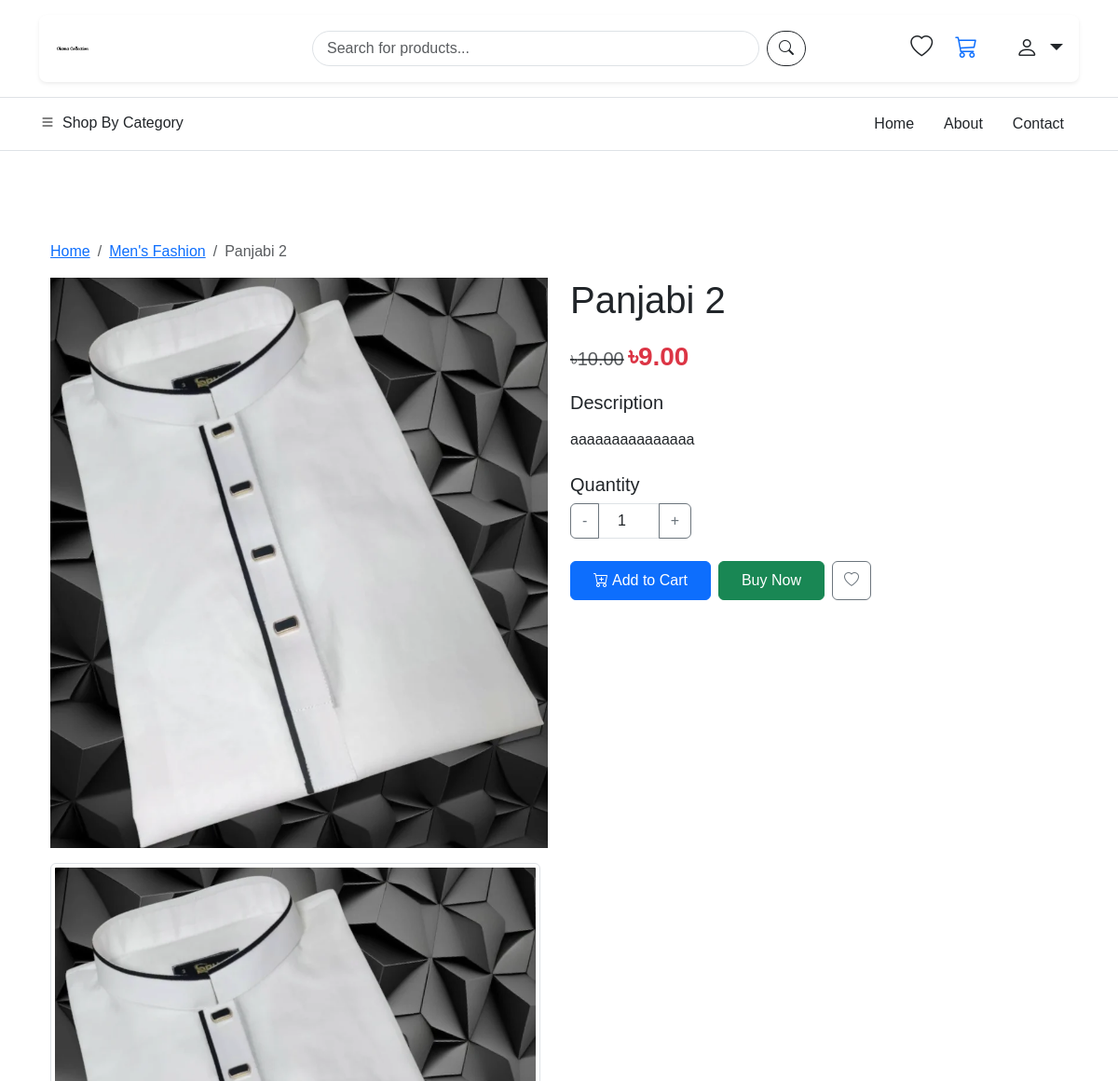
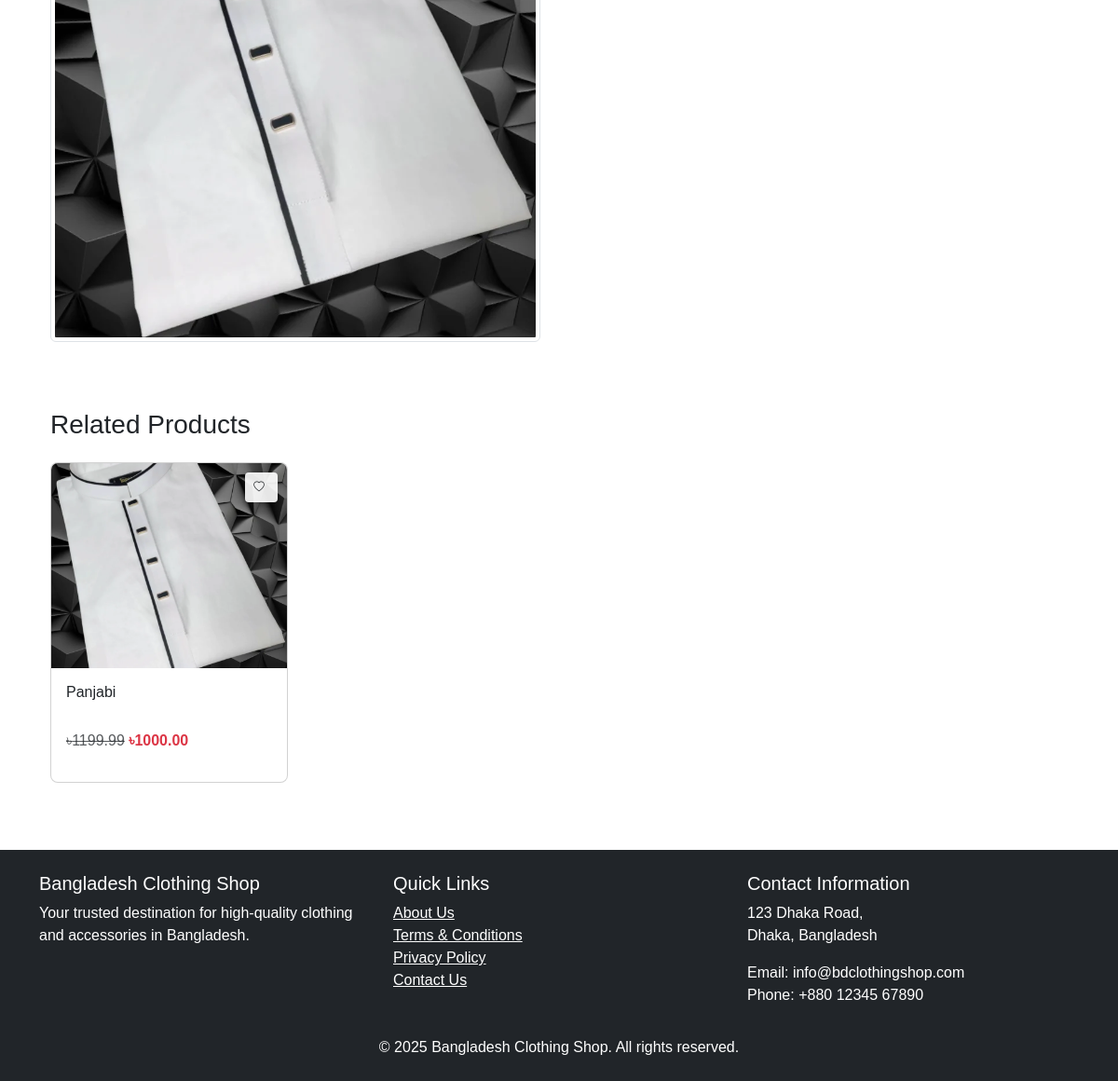
/products/panjabi-2/, run on an earlier commit of the app's database (2 pictures, top to bottom).
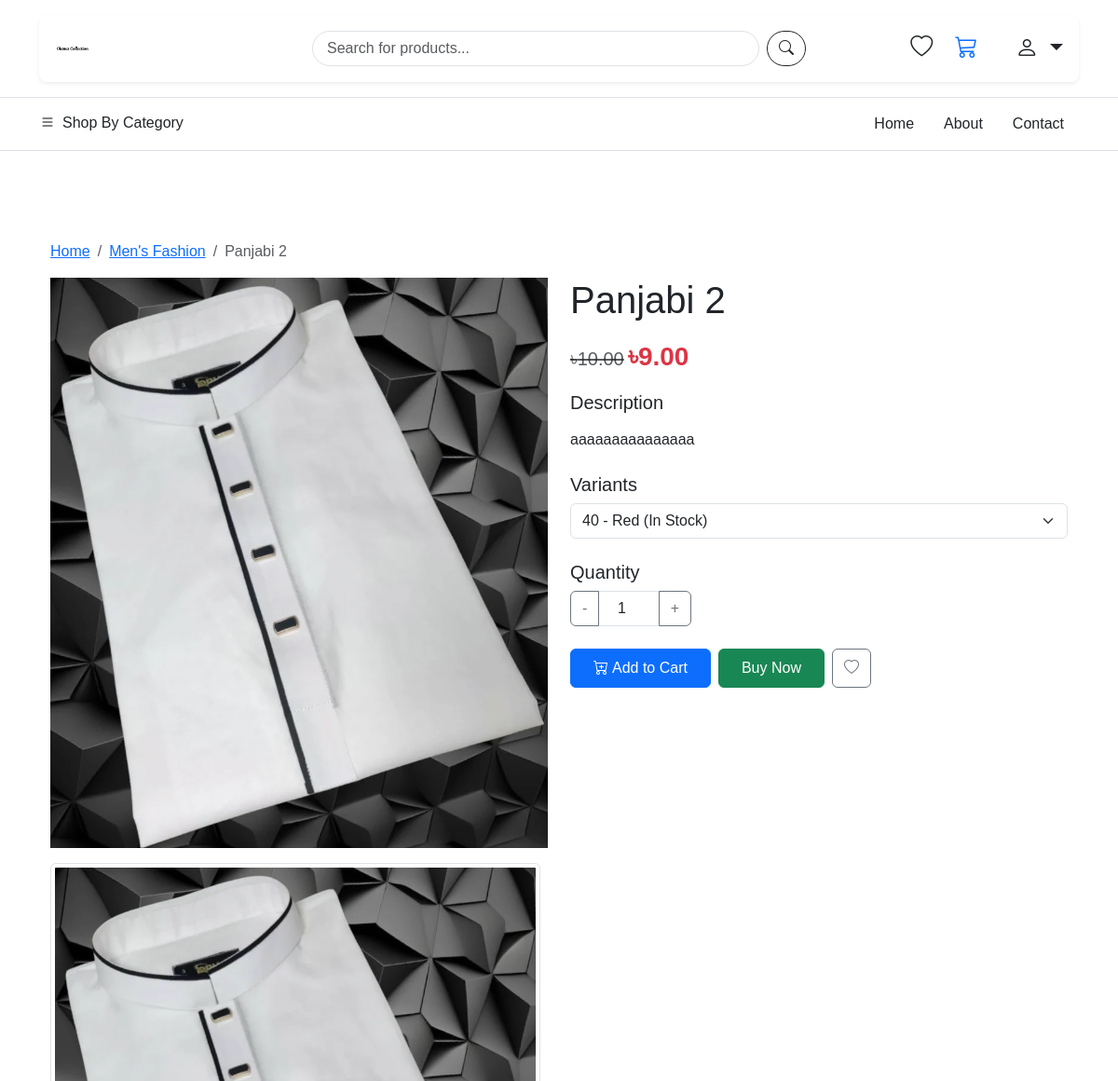
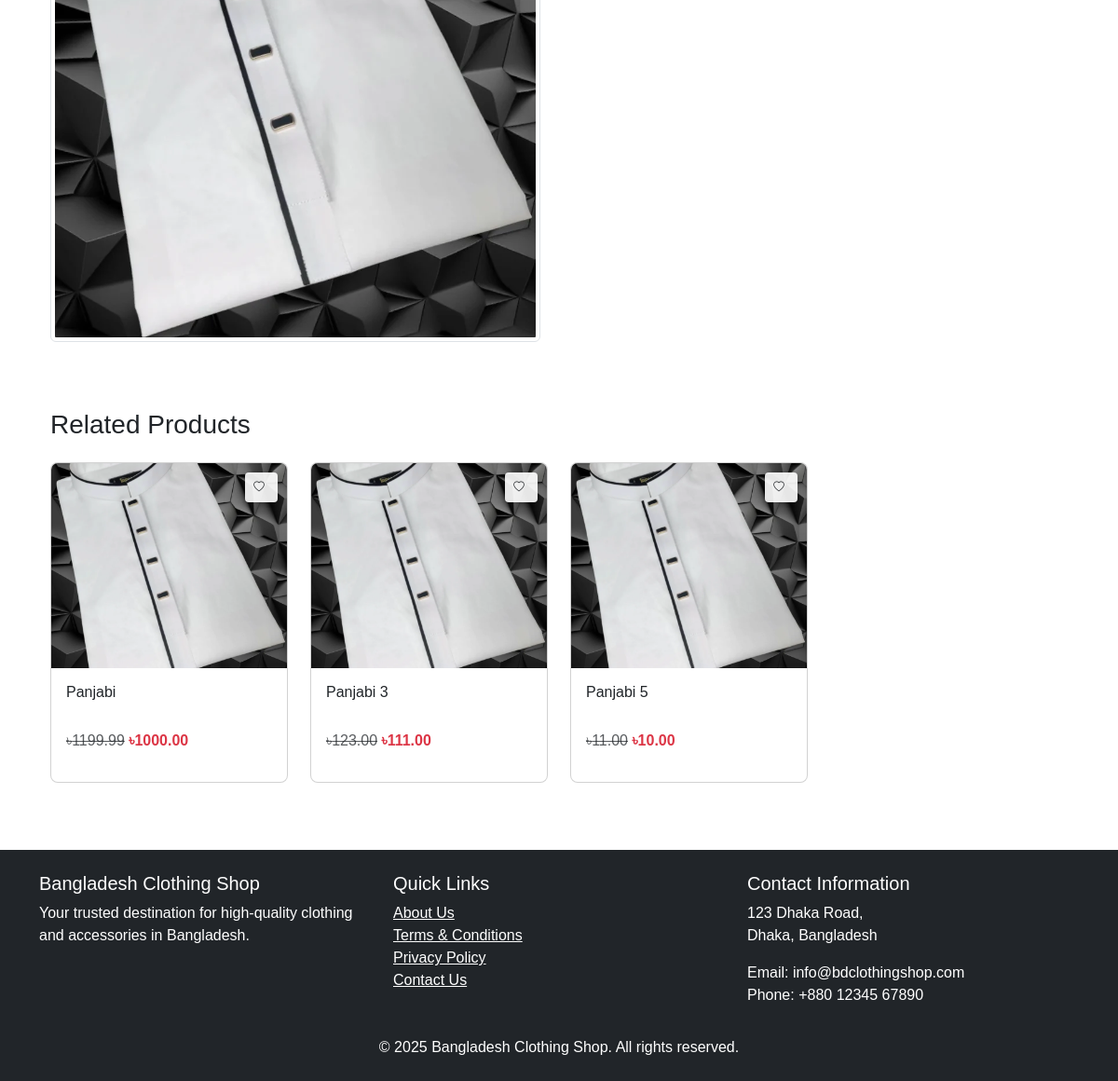
And on a later commit of the database (2 pictures, top to bottom).
### products/models.py (models this page shows, shortened)
class Product(models.Model):
    PRODUCT_TYPE_CHOICES = (
        ('simple', 'Simple Product'),
        ('variable', 'Variable Product')
    )
    name = models.CharField(max_length=255)
    slug = models.SlugField(unique=True)
    description = models.TextField()
    category = models.ForeignKey(Category, on_delete=models.CASCADE)
    price = models.DecimalField(max_digits=10, decimal_places=2)
    discount_price = models.DecimalField(max_digits=10, decimal_places=2, null=True, blank=True)
    is_featured = models.BooleanField(default=False)
    is_active = models.BooleanField(default=True)
    created_at = models.DateTimeField(auto_now_add=True)
    updated_at = models.DateTimeField(auto_now=True)
    product_type = models.CharField(max_length=10, choices=PRODUCT_TYPE_CHOICES, default='simple')
    stock_quantity = models.PositiveIntegerField(default=0, null=True, blank=True)
    sku = models.CharField(max_length=100, null=True, blank=True)

class Category(models.Model):
    name = models.CharField(max_length=100)
    slug = models.SlugField(unique=True)
    parent = models.ForeignKey('self', on_delete=models.CASCADE, null=True, blank=True, related_name='children')
    class Meta:
        verbose_name_plural = 'Categories'

class ProductImage(models.Model):
    product = models.ForeignKey(Product, on_delete=models.CASCADE, related_name='images')
    image = models.ImageField(upload_to='products/')
    alt_text = models.CharField(max_length=255, null=True, blank=True)
    is_main = models.BooleanField(default=False)

### products/views.py (the view)
# urls.py: path('<slug:slug>/', views.product_detail, name='product_detail'),
def product_detail(request, slug):
    product = get_object_or_404(Product, slug=slug)
    variants = ProductVariant.objects.filter(product=product)
    related_products = Product.objects.filter(
        category=product.category
    ).exclude(id=product.id)[:4]
    context = {
        'product': product,
        'variants': variants,
        'related_products': related_products,
    }
    return render(request, 'products/product_detail.html', context)

### cart/models.py (called while the page is built)
    @property
    def total_items(self):
        return sum(item.quantity for item in self.items.all())

### products/models.py (called while the page is built)
    @property
    def in_stock(self):
        return self.stock_quantity > 0

### templates/products/product_detail.html (shortened to what this page needs)
{% extends 'base.html' %}
{% load static %}
{% block content %}
<div class="container my-5">
    <nav aria-label="breadcrumb">
        <ol class="breadcrumb">
            <li class="breadcrumb-item"><a href="{% url 'home' %}">Home</a></li>
            <li class="breadcrumb-item"><a href="#">{{ product.category.name }}</a></li>
            <li class="breadcrumb-item active" aria-current="page">{{ product.name }}</li>
        </ol>
    </nav>
    <div class="row">
        <div class="col-md-6 mb-4">
            <div class="product-images">
                {% with main_image=product.images.first %}
                <div class="main-image-container mb-3">
                    {% if main_image %}
                    <img src="{{ main_image.image.url }}" alt="{{ product.name }}" class="img-fluid main-product-image">
                    {% else %}
                    <img src="{% static 'images/no-image.png' %}" alt="No Image Available" class="img-fluid main-product-image">
                    {% endif %}
                </div>
                {% endwith %}
                <div class="thumbnail-container d-flex">
                    {% for image in product.images.all %}
                    <div class="thumbnail-item me-2">
                        <img src="{{ image.image.url }}" alt="{{ product.name }}" class="img-thumbnail thumbnail-image"
                             onclick="document.querySelector('.main-product-image').src = this.src">
                    </div>
                    {% endfor %}
                </div>
            </div>
        </div>
        <div class="col-md-6">
            <h1 class="mb-3">{{ product.name }}</h1>
            {% if product.discount_price %}
            <div class="product-price mb-3">
                <span class="text-muted text-decoration-line-through fs-5">৳{{ product.price }}</span>
                <span class="fw-bold text-danger fs-3">৳{{ product.discount_price }}</span>
            </div>
            {% else %}
            <div class="product-price mb-3">
                <span class="fw-bold fs-3">৳{{ product.price }}</span>
            </div>
            {% endif %}
            <div class="product-description mb-4">
                <h5>Description</h5>
                <p>{{ product.description|linebreaks }}</p>
            </div>
            {% if variants %}
            <div class="product-variants mb-4">
                <h5>Variants</h5>
                <div class="variants-container">
                    <select class="form-select mb-3" id="variant-selector">
                        {% for variant in variants %}
                        <option value="{{ variant.id }}">
                            {{ variant.size }}{% if variant.color %} - {{ variant.color }}{% endif %}
                        </option>
                        {% endfor %}
                    </select>
                </div>
            </div>
            {% endif %}
            <div class="quantity-selector mb-4">
                <h5>Quantity</h5>
                <div class="input-group" style="width: 130px;">
                    <button class="btn btn-outline-secondary" type="button" id="decrease-qty">-</button>
                    <input type="number" class="form-control text-center" value="1" min="1" id="quantity">
                    <button class="btn btn-outline-secondary" type="button" id="increase-qty">+</button>
                </div>
            </div>
            <div class="product-actions d-flex mb-4">
                <button class="btn btn-primary me-2 px-4 py-2" id="add-to-cart-btn"
                        data-variant-id="{% if variants %}{{ variants.0.id }}{% else %}{{ product.id }}{% endif %}">
                    <i class="bi bi-cart-plus me-1"></i>Add to Cart
                </button>
                <form method="post" action="{% url 'products:buy_now' product.id %}" class="d-inline">
                    <button type="submit" class="btn btn-success px-4 py-2">Buy Now</button>
                </form>
                <button class="btn btn-outline-secondary ms-2" id="add-to-wishlist" data-product-id="{{ product.id }}">
                    <i class="bi bi-heart"></i>
                </button>
            </div>
        </div>
    </div>
    {% if related_products %}
    <section class="related-products mt-5">
        <h3 class="mb-4">Related Products</h3>
        <div class="row g-4">
            {% for related in related_products %}
            <div class="col-md-3 col-sm-6">
                <div class="card product-card h-100">
                    <div class="product-image-container">
                        <a href="{% url 'products:product_detail' related.slug %}">
                            {% with product_image=related.images.first %}
                            {% if product_image %}
                            <img src="{{ product_image.image.url }}" class="card-img-top" alt="{{ related.name }}">
                            {% else %}
                            <img src="{% static 'images/no-image.png' %}" class="card-img-top" alt="No Image Available">
                            {% endif %}
                            {% endwith %}
                        </a>
                        <button class="btn wishlist-btn" data-product-id="{{ related.id }}">
                            <i class="bi bi-heart"></i>
                        </button>
                    </div>
                    <div class="card-body">
                        <h5 class="card-title product-title">
                            <a href="{% url 'products:product_detail' related.slug %}" class="text-decoration-none text-dark">
                                {{ related.name }}
                            </a>
                        </h5>
                        <div class="d-flex justify-content-between align-items-center mb-3">
                            {% if related.discount_price %}
                            <p class="card-text mb-0">
                                <span class="text-muted text-decoration-line-through">৳{{ related.price }}</span>
                                <span class="fw-bold text-danger">৳{{ related.discount_price }}</span>
                            </p>
                            {% else %}
                            <p class="card-text fw-bold mb-0">৳{{ related.price }}</p>
                            {% endif %}
                        </div>
                    </div>
                </div>
            </div>
            {% endfor %}
        </div>
    </section>
    {% endif %}
</div>
{% endblock %}

### templates/base.html (shortened to what this page needs)
{% load static %}
<!DOCTYPE html>
<html lang="en">
<head>
    <link href="https://cdn.jsdelivr.net/npm/bootstrap@5.3.0-alpha1/dist/css/bootstrap.min.css" rel="stylesheet">
    <link rel="stylesheet" href="https://cdn.jsdelivr.net/npm/bootstrap-icons@1.11.1/font/bootstrap-icons.css">
    <link rel="stylesheet" href="{% static 'css/style.css' %}">
</head>
<body>
    <header class="mb-4">
        <div class="container my-3">
            <div class="card shadow-sm border-0">
                <div class="card-body py-3">
                    <div class="row align-items-center">
                        <div class="col-md-3">
                            <a class="navbar-brand" href="{% url 'home' %}">
                                <img src="{% static 'images/logo.png' %}" alt="Bangladesh Clothing Shop" height="40" width="40">
                            </a>
                        </div>
                        <div class="col-md-6">
                            <form class="d-flex">
                                <input class="form-control" type="search" placeholder="Search for products...">
                                <button class="btn btn-outline-dark ms-2" type="submit">
                                    <i class="bi bi-search"></i>
                                </button>
                            </form>
                        </div>
                        <div class="col-md-3 d-flex justify-content-end gap-4">
                            <a href="#" class="text-dark fs-4" data-bs-toggle="tooltip" title="Wishlist">
                                <i class="bi bi-heart"></i>
                            </a>
                            <a href="{% url 'cart:cart_detail' %}" class="cart-icon position-relative me-3">
                                <i class="bi bi-cart3 fs-4"></i>
                            </a>
                            <div class="dropdown">
                                <button class="btn btn-link text-dark fs-4 p-0 dropdown-toggle" type="button" id="accountDropdown" data-bs-toggle="dropdown" aria-expanded="false" style="text-decoration: none;">
                                    <i class="bi bi-person"></i>
                                </button>
                            </div>
                        </div>
                    </div>
                </div>
            </div>
        </div>
        <div class="border-top border-bottom py-2">
            <div class="container">
                <div class="row">
                    <div class="col-md-3">
                        <div class="category-dropdown">
                            <button class="btn d-flex align-items-center ps-0" type="button">
                                <i class="bi bi-list me-2"></i>
                                <span class="fw-medium">Shop By Category</span>
                            </button>
                        </div>
                    </div>
                    <div class="col-md-9">
                        <nav class="nav justify-content-end">
                            <a class="nav-link text-dark" href="{% url 'home' %}">Home</a>
                            <a class="nav-link text-dark" href="#">About</a>
                            <a class="nav-link text-dark" href="#">Contact</a>
                        </nav>
                    </div>
                </div>
            </div>
        </div>
    </header>
    <main class="container py-4">
        {% block content %}{% endblock %}
    </main>
    <footer class="bg-dark text-white py-4">
        <div class="container">
            <div class="row">
                <div class="col-md-4">
                    <h5>Bangladesh Clothing Shop</h5>
                    <p>Your trusted destination for high-quality clothing and accessories in Bangladesh.</p>
                </div>
                <div class="col-md-4">
                    <h5>Quick Links</h5>
                    <ul class="list-unstyled">
                        <li><a href="#" class="text-white">About Us</a></li>
                        <li><a href="#" class="text-white">Terms & Conditions</a></li>
                        <li><a href="#" class="text-white">Privacy Policy</a></li>
                        <li><a href="#" class="text-white">Contact Us</a></li>
                    </ul>
                </div>
                <div class="col-md-4">
                    <h5>Contact Information</h5>
                    <address>
                        <p>123 Dhaka Road,<br>Dhaka, Bangladesh</p>
                        <p>Email: info@bdclothingshop.com<br>Phone: +880 12345 67890</p>
                    </address>
                </div>
            </div>
            <div class="row mt-3">
                <div class="col-12 text-center">
                    <p class="mb-0">&copy; {% now "Y" %} Bangladesh Clothing Shop. All rights reserved.</p>
                </div>
            </div>
        </div>
    </footer>
</body>
</html>

### static/css/style.css (style rules this page uses)
body { font-family: 'Hind Siliguri', Arial, sans-serif; }
.product-card { transition: transform 0.3s ease, box-shadow 0.3s ease; border-radius: 8px; overflow: hidden; position: relative; }
.product-image-container { position: relative; overflow: hidden; }
.product-card img { height: 220px; object-fit: cover; transition: transform 0.5s ease; width: 100%; }
.wishlist-btn { position: absolute; top: 10px; right: 10px; background-color: white; border-radius: 50%; width: 35px; height: 35px; display: flex; align-items: center; justify-content: center; border: none; box-shadow: 0 2px 5px rgba(0,0,0,0.2); opacity: 0.9; transition: all 0.3s ease; }
.product-title { font-size: 1rem; font-weight: 500; margin-bottom: 10px; height: 40px; overflow: hidden; display: -webkit-box; -webkit-line-clamp: 2; -webkit-box-orient: vertical; }
.product-card .btn { height: 32px; padding: 0 8px; font-size: 0.8rem; font-weight: 500; display: flex; align-items: center; justify-content: center; border-radius: 4px; text-transform: none; }
.product-card .btn i { font-size: 0.9em; margin-right: 5px; }
header .card { transition: all 0.3s ease; border-radius: 8px; }
header form .form-control { border-radius: 20px; padding-left: 15px; }
header form .btn { border-radius: 20px; }
header .nav-link { position: relative; padding: 0.5rem 1rem; }
header .nav-link::after { content: ''; position: absolute; bottom: 0; left: 50%; width: 0; height: 2px; background-color: #000; transition: all 0.3s ease; transform: translateX(-50%); }
.category-dropdown { position: relative; }
.category-dropdown .bi-list { color: #000000; }

What changed in the data, as far as the page shows it:
added Product: images.first.image (picture), name "Panjabi 3", price "123.00", discount_price "111.00"
added Product: images.first.image (picture), name "Panjabi 5", price "11.00", discount_price "10.00"
Also different on the page:
form field value: (not shown) → "40 - Red (In Stock)"
text now shown: "Variants"
